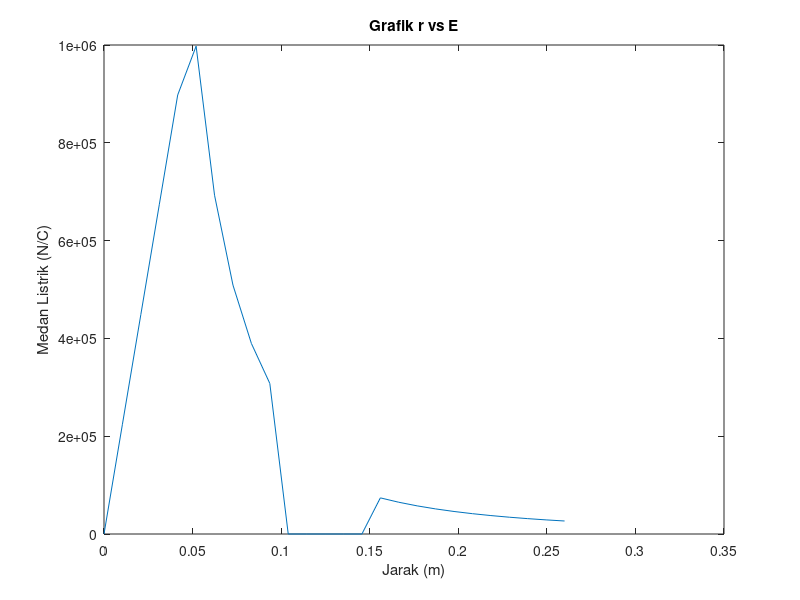

This chart was generated by the following MATLAB code:
Q = 3e-6; 
q = -1e-6; 
eps0 = 8.85e-12; 
ra = 5; 
rb = 10; 
rc = 15;
n = 26;

rmin = 0;
rmax = 26;

dr = (rmax - rmin) / (n - 1);

for i = 1:n 
    r(i) = rmin + (i-1) * dr;
    if r(i) <= ra 
        E(i) = (Q * r(i)) / (4 * pi * eps0 * (ra^3)); 
    elseif ra < r(i) & r(i) <= rb 
        E(i) = Q / (4 * pi * eps0 * (r(i)^2)); 
    elseif rb < r(i) & r(i) <= rc 
        E(i) = 0; 
    elseif r(i) >= rc 
        E(i) = (Q + q) / (4 * pi * eps0 * (r(i)^2)); 
    end; 
end; 

plot(r / 100, E * 1000) 
xlabel('Jarak (m)'); 
ylabel('Medan Listrik (N/C)'); 
title('Grafik r vs E');